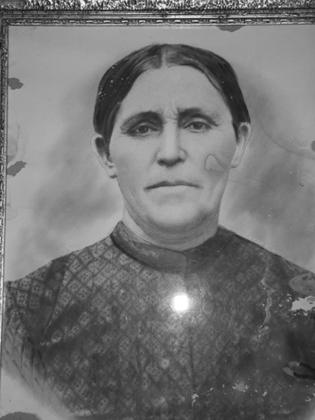
%> input picture histogram/gm.bmp, 315 x 420 px, shrunk from 384 x 512 before the run
$ octave histogram.m   (GNU Octave 9; MATLAB toolbox functions it lacks are replaced by stand-ins)
%> lines starting %> are read from the running program, lines starting %| are printed output that depends on the picture; in (x1, y1, x2, y2) boxes, pixels count from 0 and x2, y2 are one past the last pixel; in counts of white or black regions, pixels touching at a corner belong together; the program's own positions count from 1
%%

img = imread('gm.bmp');
%> img is the input picture: size 420x315 uint8; min 24, max 255, mean 115

[H,W,~] = size(img);
%> H = 420; W = 315
img2 = zeros(H, W);
figure;
imshow(img);

%% 정규화 되지않은 히스토그램
figure;
imhist(img);
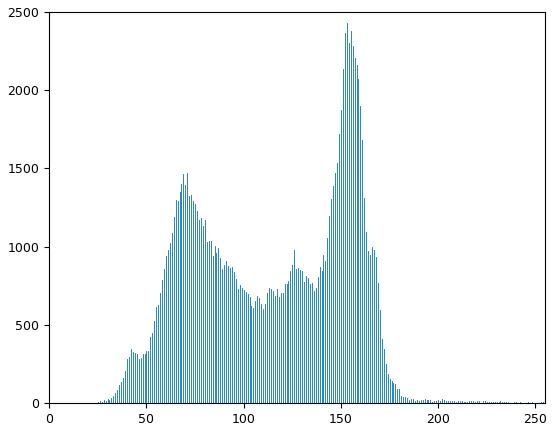
%> figure redrawn from the program's plot data; highest point at x = 153, y = 2427

%% binarization
threshold = 120;

for i=1:H
    for j=1:W
        if(img(i,j) < threshold)
        img2(i,j) = 0;
        else
        img2(i,j) = 255;
        end
    end
end
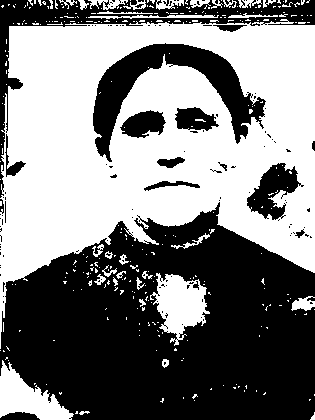
%> img2: size 420x315 double; 49.9% white; 320 white regions (286 under 20 px), largest, box (x1, y1, x2, y2) and area: (0, 19, 315, 349) 58062, (150, 273, 210, 346) 2366, (0, 360, 74, 420) 2104

figure;
imshow(uint8(img2));

%% create histogram(정규화)

hist = zeros(1,256);
numofpixels = H*W;
%> numofpixels = 132300
for i=1:H
    for j=1:W %모든 화소에 대해 처리하기 위해 일반적으로 for 문의 중첩을 사용함
            k = img(i,j) + 1; %1을 추가시켜줘야함
            hist(k) = hist(k) + 1;
    end
end
%> after the loop, hist = 256 values, max 2427 at index 154, min 0 at index 1, mean 516.8

hist = hist/numofpixels;
%> hist = 256 values, max 0.0183 at index 154, min 0 at index 1, mean 0.00391
figure;
plot(hist);
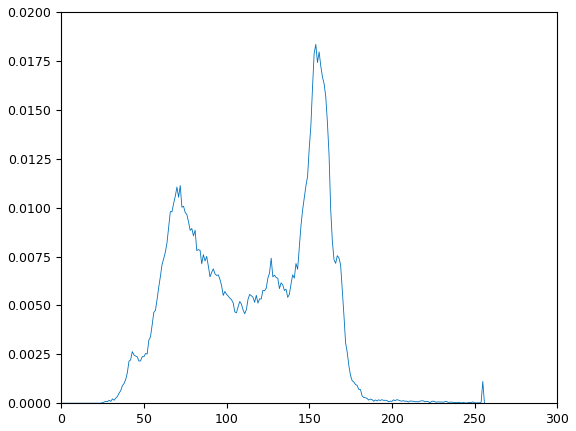
%> figure redrawn from the program's plot data; curve peaks at x = 154, y = 0.0183

%% cumulative 누적 히스토그램
cumulhist = zeros(1,256);
sum = 0;

for i = 1:256
    sum = sum + hist(i);
    cumulhist(i) = sum;
end
%> this loop made 256 passes
%> sum on passes 1 to 3: 0, 0, 0
%> after the loop, cumulhist = 256 values from 0 to 1; sum = 1

figure;
plot(cumulhist);
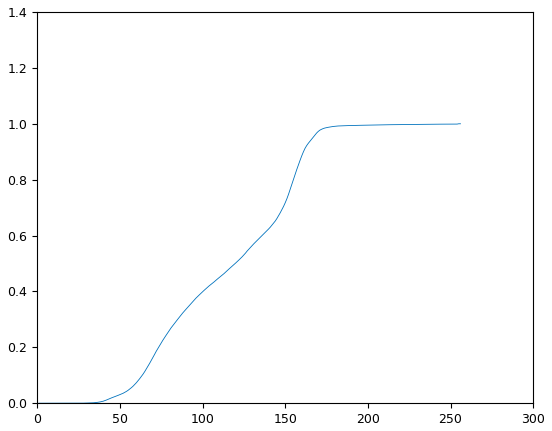
%> figure redrawn from the program's plot data; curve peaks at x = 255, y = 1

%% histogram equalization 히스토그램 평활화
hist = zeros(1,256);
numofpixels = H*W; %정규화
cumulhist = zeros(1,256);
equalhist = zeros(1,256);
sum = 0;

for i=1:H
    for j=1:W %모든 화소에 대해 처리하기 위해 일반적으로 for 문의 중첩을 사용함
            k = img(i,j) + 1; %1을 추가시켜줘야함
            hist(k) = hist(k) + 1;
    end
end
%> after the loop, hist = 256 values, max 2427 at index 154, min 0 at index 1, mean 516.8

hist = hist/numofpixels;
%> hist = 256 values, max 0.0183 at index 154, min 0 at index 1, mean 0.00391
%정규화 시킨 다음에 누적시킴!
for i = 1:256
    sum = sum + hist(i);
    cumulhist(i) = sum;
end
%> after the loop, sum = 1

equalhist = cumulhist * 255; %룩업테이블
%> equalhist = 256 values from 0 to 255
for i=1:H
    for j=1:W %모든 화소에 대해 처리하기 위해 일반적으로 for 문의 중첩을 사용함
          k = img(i,j);
          img2(i,j)=equalhist(k+1);
    end
end
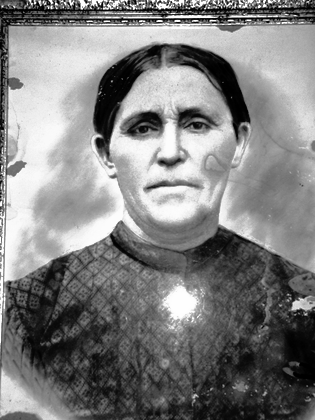
%> img2: size 420x315 double; min 0.00771, max 255, mean 128.6; drawn with min black and max white
figure;
imshow(uint8(img2));
%% create histogram(정규화)

hist2 = zeros(1,256);
numofpixels = H*W;
img2 = uint8(img2);
for i=1:H
    for j=1:W %모든 화소에 대해 처리하기 위해 일반적으로 for 문의 중첩을 사용함
            k = img2(i,j) + 1; %1을 추가시켜줘야함
            hist2(k) = hist2(k) + 1;
    end
end
%> after the loop, hist2 = 256 values, max 2427 at index 201, min 0 at index 16, mean 516.8

hist2 = hist2/numofpixels;
%> hist2 = 256 values, max 0.0183 at index 201, min 0 at index 16, mean 0.00391
figure;
plot(hist2);
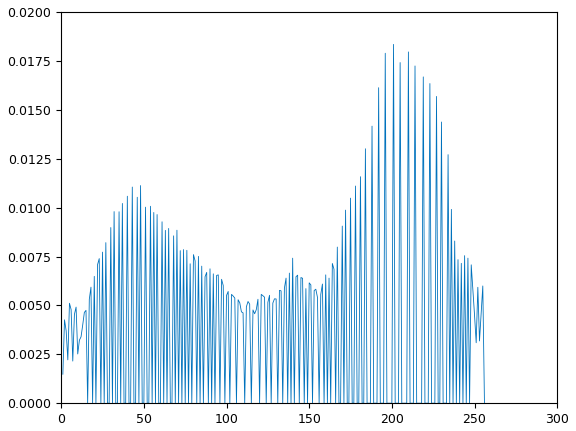
%> figure redrawn from the program's plot data; curve peaks at x = 201, y = 0.0183

%% cumulative 누적 히스토그램
cumulhist2 = zeros(1,256);
sum = 0;

for i = 1:256
    sum = sum + hist2(i);
    cumulhist2(i) = sum;
end
%> this loop made 256 passes
%> sum on passes 1 to 3: 0.00148, 0.00574, 0.00945
%> after the loop, cumulhist2 = 256 values from 0.00148 to 1; sum = 1

figure;
plot(cumulhist2);
%> figure, not shown here; curve peaks at x = 255, y = 1
